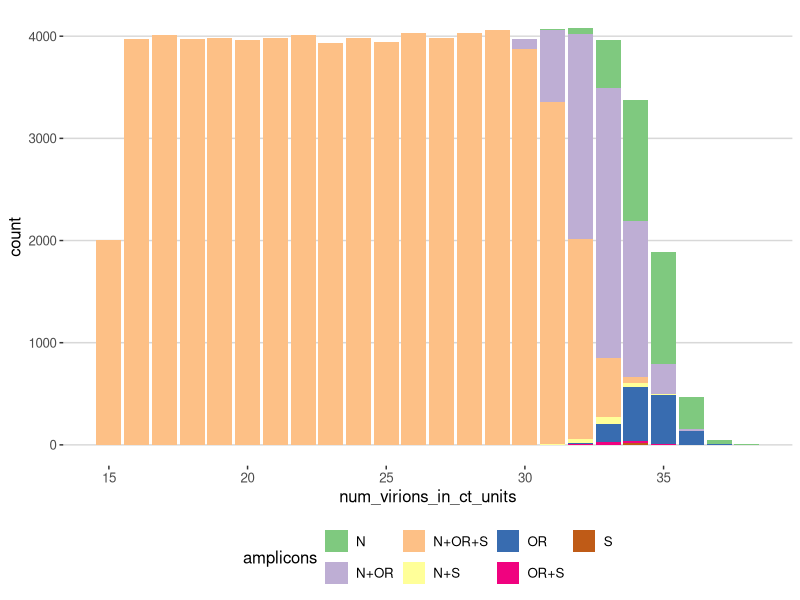

Recreate this plot in R.
## ---- chunk 1
library(tidyverse)
library(ggthemes)
true_num_virions_in_ct_units  = runif(n=100000,15,40)

n_offset = 0.4 # how much inefficiency in N amplificiation there is, in cycles
or_offset = 0.9 # how much inefficiency in OR amplificiation there is, in cycles
s_offset = 3 # how much inefficiency in S amplificiation there is, in cycles


amplification_noise_amount = 5

n_cts = true_num_virions_in_ct_units + n_offset + rnorm(length(true_num_virions_in_ct_units),amplification_noise_amount )
or_cts = true_num_virions_in_ct_units + or_offset + rnorm(length(true_num_virions_in_ct_units),amplification_noise_amount )
s_cts = true_num_virions_in_ct_units + s_offset + rnorm(length(true_num_virions_in_ct_units),amplification_noise_amount )

dataset = tibble(id=1:length(true_num_virions_in_ct_units),num_virions_in_ct_units = true_num_virions_in_ct_units, N_ct= n_cts, OR_ct= or_cts,S_ct=s_cts  )

detection_threshold =40

dataset = dataset %>% pivot_longer(c(-num_virions_in_ct_units,-id)) %>% mutate(value=ifelse(value>detection_threshold,NA,value)) %>% separate(name,into=c("amplicon"),sep="_") %>% group_by(id,num_virions_in_ct_units) %>%filter(!is.na(value))%>% summarise(amplicons= paste(amplicon,collapse="+")) %>% mutate(num_virions_in_ct_units=round(num_virions_in_ct_units))

ggplot(dataset,aes(x=num_virions_in_ct_units,fill=amplicons))+geom_bar()+scale_fill_brewer(type="qual")+theme_hc()

